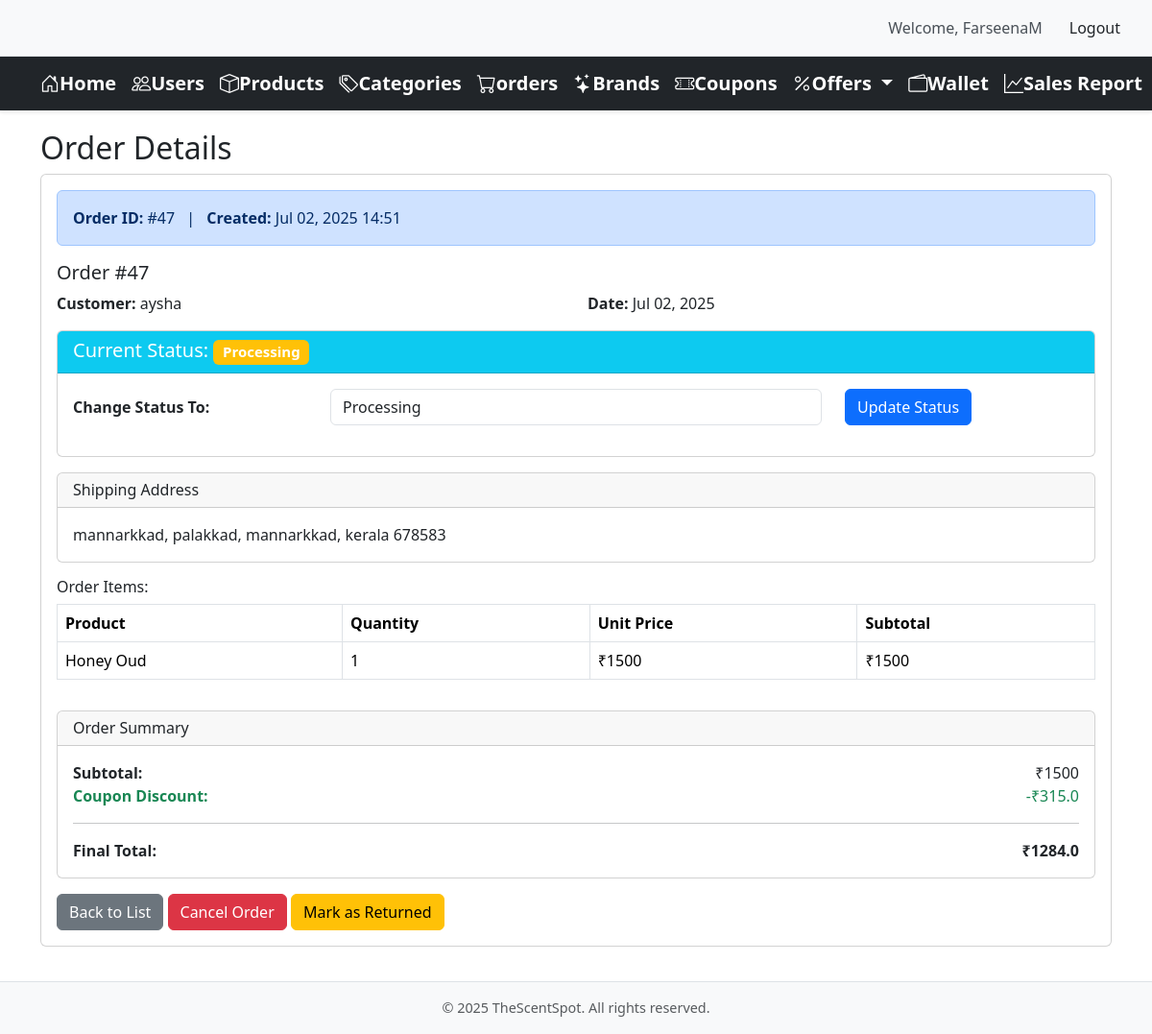
Screenshot of /adminhome/orders/47/ (signed in) with the database file from the repository.
### core/models/order.py (models this page shows, shortened)
class Order(models.Model):
    STATUS_CHOICES = [
        ('received', 'Received'),
        ('processing', 'Processing'),
        ('delivered', 'Delivered'),
        ('cancelled', 'Cancelled'),
        ('returned', 'Returned'),
    ]
    product = models.ForeignKey(Product, null = True, on_delete=models.CASCADE)
    customer = models.ForeignKey(Customer, null = True, on_delete=models.CASCADE)
    quantity = models.IntegerField(default=1)
    price = models.IntegerField(default=500)
    adress = models.CharField(max_length=50, default="", blank=True)
    phone = models.CharField(max_length=10, default="", blank=True)
    date = models.DateField(default=timezone.now)
    status = models.TextField(max_length=50, choices=STATUS_CHOICES, default="processing")
    rating = models.IntegerField(default=0, validators=[MinValueValidator(0),MaxValueValidator(5)])
    payment_id = models.CharField(max_length=100,null=True,blank=True)
    order_id = models.CharField(max_length=100,null=True,blank=True)
    coupon_discount = models.DecimalField(max_digits=10, decimal_places=2, default=0)
    created_at = models.DateTimeField(default=timezone.now)
    delivered_at = models.DateTimeField(null=True, blank=True)
    cancelled_at = models.DateTimeField(null=True, blank=True)
    cancel_reason = models.TextField(max_length=500, null=True, blank=True)

### core/models/customer.py (models this page shows, shortened)
class Customer(models.Model):
    first_name = models.CharField(max_length=50, null=True)
    last_name = models.CharField(max_length=50, null=True)
    email = models.EmailField(null=True)
    phone = models.CharField(max_length=10, null=True)
    gender = models.CharField(max_length=10, default="", null=True)
    password = models.CharField(max_length=150, null=True)
    created_at = models.DateTimeField(auto_now_add=True, null = True)
    referral_code = models.CharField(max_length=10, unique=True, null=True, blank=True)
    referred_by = models.ForeignKey('self', on_delete=models.SET_NULL, null=True, blank=True, related_name='referrals')

### core/models/product.py (models this page shows, shortened)
class Product(models.Model):
    name = models.CharField(max_length=50)
    price = models.IntegerField(default=0)
    description = models.CharField(max_length=2000, blank=True)
    image = models.ImageField(upload_to="images/")
    category = models.ForeignKey(Category, db_column='type2', on_delete=models.CASCADE)
    rating = models.IntegerField(default=1, validators=[MinValueValidator(0),MaxValueValidator(5)])
    brand = models.CharField(max_length=50, default="")
    gender = models.CharField(max_length=50, default="")
    size = models.CharField(max_length=50, default="")
    stock = models.IntegerField(default=0)

### adminoperations/views.py (the view)
# urls.py: path('adminhome/orders/<int:order_id>/', views.AdminOrderDetailView.as_view(), name='admin_order_details'),
class AdminOrderDetailView(StaffRequiredMixin, DetailView):
    model = Order
    template_name = 'adminoperations/admin_orderdetail.html'
    context_object_name = 'order'
    paginate_by = 10
    pk_url_kwarg = 'order_id'
    def get_queryset(self):
        return Order.objects.all().order_by('-created_at')  # Sort by newest first
    def get_context_data(self, **kwargs):
        context = super().get_context_data(**kwargs)
        order = self.get_object()
        order.subtotal = order.price * order.quantity
        try:
            order.discount = float(getattr(order, 'coupon_discount', 0))
        except:
            order.discount = 50.0  # Example: ₹50 discount for testing
        order.convenience_fee = 99
        order.final_total = order.subtotal - order.discount + order.convenience_fee
        context['order'] = order
        return context

### adminoperations/views.py (called while the page is built)
    def dispatch(self, request, *args, **kwargs):
        if not request.user.is_staff:
            messages.error(request, "You don't have permission to access this page.")
            return redirect('main')  # Redirect to main page if not staff
        return super().dispatch(request, *args, **kwargs)

### adminoperations/templates/adminoperations/admin_orderdetail.html (shortened to what this page needs)
{% extends 'adminoperations/admin_base.html' %}
{% block content %}
{% load custom_filters %}
<div class="container">
    <h2>Order Details</h2>
    {% if order %}
        <div class="card mb-3">
            <div class="card-body">
                <div class="alert alert-primary mb-3">
                    <div class="d-flex justify-content-between align-items-center">
                        <div>
                            <strong>Order ID:</strong> #{{ order.id }}
                            <span class="mx-2">|</span>
                            <strong>Created:</strong> {{ order.created_at|date:"M d, Y H:i" }}
                        </div>
                    </div>
                </div>
                <h5 class="card-title">Order #{{ order.id }}</h5>
                <div class="row">
                    <div class="col-md-6">
                        <p>
                            <strong>Customer:</strong>
                            {% if order.customer and order.customer.first_name %}
                                {{ order.customer.email }}
                            {% else %}
                                <span class="text-muted">No customer name</span>
                            {% endif %}
                        </p>
                    </div>
                    <div class="col-md-6">
                        <p>
                            <strong>Date:</strong>
                            {% if order.date %}
                                {{ order.date|date:"M d, Y" }}
                            {% else %}
                                <span class="text-muted">No date</span>
                            {% endif %}
                        </p>
                    </div>
                </div>
                <div class="row mb-3">
                    <div class="col-md-12">
                        <div class="card">
                            <div class="card-header bg-info text-white">
                                <div class="d-flex justify-content-between align-items-center">
                                    <h5 class="mb-0">Current Status:
                                        <span class="badge {% if order.status == 'received' %}bg-info{% elif order.status == 'processing' %}bg-warning{% elif order.status == 'delivered' %}bg-success{% elif order.status == 'cancelled' %}bg-danger{% elif order.status == 'returned' %}bg-secondary{% endif %} text-white">
                                            {{ order.status|title }}
                                        </span>
                                    </h5>
                                </div>
                            </div>
                            <div class="card-body">
                                {% if order.status == 'cancelled' or order.status == 'returned' %}
                                    <div class="alert alert-warning">
                                        <strong>Status cannot be changed:</strong> This order has been {{ order.status }} and cannot be modified.
                                    </div>
                                {% else %}
                                    <form method="POST" action="{% url 'update_order_status' order.id %}" id="statusForm">
                                        <div class="form-group row">
                                            <label class="col-sm-3 col-form-label"><strong>Change Status To:</strong></label>
                                            <div class="col-sm-6">
                                                <select name="status" class="form-control" id="orderStatus" onchange="document.getElementById('statusForm').submit();">
                                                    <option value="processing" {% if order.status == 'processing' %}selected{% endif %}>Processing</option>
                                                </select>
                                            </div>
                                            <div class="col-sm-3">
                                                <button type="submit" class="btn btn-primary">Update Status</button>
                                            </div>
                                        </div>
                                    </form>
                                {% endif %}
                            </div>
                        </div>
                    </div>
                </div>
                <div class="card mt-3">
                    <div class="card-header">
                        <h6 class="mb-0">Shipping Address</h6>
                    </div>
                    <div class="card-body">
                        {% if order.adress %}
                            <p class="mb-0">{{ order.adress }}</p>
                        {% else %}
                            <p class="text-muted mb-0">No address provided</p>
                        {% endif %}
                    </div>
                </div>
                <h6 class="mt-3">Order Items:</h6>
                <div class="table-responsive">
                    <table class="table table-bordered">
                        <thead class="thead-light">
                            <tr>
                                <th>Product</th>
                                <th>Quantity</th>
                                <th>Unit Price</th>
                                <th>Subtotal</th>
                            </tr>
                        </thead>
                        <tbody>
                            <tr>
                                <td>
                                    {% if order.product %}
                                        {{ order.product.name }}
                                    {% else %}
                                        <span class="text-muted">No product</span>
                                    {% endif %}
                                </td>
                                <td>{{ order.quantity }}</td>
                                <td>₹{{ order.price }}</td>
                                <td>₹{{ order.subtotal }}</td>
                            </tr>
                        </tbody>
                    </table>
                </div>
                <div class="card mt-3">
                    <div class="card-header">
                        <h6 class="mb-0">Order Summary</h6>
                    </div>
                    <div class="card-body">
                        <div class="row">
                            <div class="col-6"><strong>Subtotal:</strong></div>
                            <div class="col-6 text-end">₹{{ order.subtotal }}</div>
                        </div>
                        {% if order.discount > 0 %}
                        <div class="row text-success">
                            <div class="col-6"><strong>Coupon Discount:</strong></div>
                            <div class="col-6 text-end">-₹{{ order.discount }}</div>
                        </div>
                        {% endif %}
                        <hr>
                        <div class="row">
                            <div class="col-6"><strong>Final Total:</strong></div>
                            <div class="col-6 text-end"><strong>₹{{ order.final_total }}</strong></div>
                        </div>
                    </div>
                </div>
                <div class="mt-3">
                    <a href="{% url 'admin_order_list' %}" class="btn btn-secondary">Back to List</a>
                    <a href="{% url 'admin_order_cancel' order.id %}" class="btn btn-danger">Cancel Order</a>
                    <a href="{% url 'change_to_returned' order.id %}" class="btn btn-warning">Mark as Returned</a>
                </div>
            </div>
        </div>
    {% else %}
        <div class="alert alert-warning">
            <p>No order found in the system.</p>
        </div>
    {% endif %}
</div>
{% endblock %}

### adminoperations/templates/adminoperations/admin_base.html (shortened to what this page needs)
{% load static %}
{% block css%}
    <link href="{% static 'adminoperations/css/admin_base.css' %}" rel="stylesheet" type="text/css">
{% endblock %}
<!DOCTYPE html>
<html lang="en">
<head>
    <link href="https://cdn.jsdelivr.net/npm/bootstrap@5.3.2/dist/css/bootstrap.min.css"
          rel="stylesheet"
>
    <link rel="stylesheet"
          href="https://cdn.jsdelivr.net/npm/bootstrap-icons@1.11.1/font/bootstrap-icons.css">
</head>
<body>
    {% if user.is_authenticated and user.is_staff %}
    <div class="logout-section" background-color=" #f8f9fa", padding="10px 20px", display="flex", justify-content="flex-end", align-items= "center", border-bottom="1px solid #dee2e6">
        <span>Welcome, {{ user.username }}</span>
        <form method="post" action="{% url 'admin_logout' %}" class="logout-form" margin-right="15px",color= " #495057", font-weight= "500">
            <button type="submit" class="btn btn-logout" background-color=" #dc3545", color= "white", border= "none", padding= "5px 15px", border-radius= "4px", transition= "background-color 0.3s ease" >Logout</button>
        </form>
    </div>
    {% endif %}
    <nav class="navbar navbar-expand-lg navbar-dark bg-dark">
        <div class="container">
            <a class="navbar-brand" href="{% url 'admin_home' %}">
                <i class="bi bi-house-door"></i>Home</a>
            <a class="navbar-brand" href="{% url 'user_list' %}">
                <i class="bi bi-people"></i>Users</a>
            <a class="navbar-brand" href="{% url 'product_list' %}">
                <i class="bi bi-box"></i>Products</a>
            <a class="navbar-brand" href="{% url 'category_list' %}">
                <i class="bi bi-tags"></i>Categories</a>
            <a class="navbar-brand" href="{% url 'admin_order_list' %}">
                <i class="bi bi-cart"></i>orders</a>
            <a class="navbar-brand" href="{% url 'brand_list' %}">
                <i class="bi bi-stars"></i>Brands</a>
            <a class="navbar-brand" href="{% url 'coupon_list' %}">
                <i class="bi bi-ticket-perforated"></i>Coupons</a>
            <div class="dropdown d-inline">
                <a class="navbar-brand dropdown-toggle" href="#" role="button" id="offersDropdown" data-bs-toggle="dropdown" aria-expanded="false">
                    <i class="bi bi-percent"></i>Offers
                </a>
            </div>
            <a class="navbar-brand" href="{% url 'admin_wallet_list' %}">
                <i class="bi bi-wallet2"></i>Wallet</a>
            <a class="navbar-brand" href="{% url 'sales_report' %}">
                <i class="bi bi-graph-up"></i>Sales Report</a>
        </div>
    </nav>
    <main>
        {% block content %}
        {% endblock %}
    </main>
    <footer class="footer mt-auto py-3 bg-light">
        <div class="container text-center">
            <span class="text-muted">© {% now "Y" %} TheScentSpot. All rights reserved.</span>
        </div>
    </footer>
</body>
</html>

### adminoperations/static/adminoperations/css/admin_base.css (style rules this page uses)
body { min-height: 100vh; display: flex; flex-direction: column; }
main { flex: 1 0 auto; padding: 20px 0; }
.logout-section { background-color: #f8f9fa; padding: 10px 20px; display: flex; justify-content: flex-end; align-items: center; border-bottom: 1px solid #dee2e6; }
.logout-section span { margin-right: 15px; color: #495057; font-weight: 500; }
.logout-form { margin: 0; }
.btn-logout { background-color: #dc3545; color: white; border: none; padding: 5px 15px; border-radius: 4px; transition: background-color 0.3s ease; }
.navbar { padding: 1rem 0; box-shadow: 0 2px 4px rgba(0,0,0,0.1); }
.navbar-brand { font-size: 1.5rem; font-weight: bold; }
.alert { margin-bottom: 1rem; border: none; border-radius: 4px; }
.footer { background-color: #f8f9fa !important; border-top: 1px solid #dee2e6; padding: 1rem 0; }
.footer .text-muted { font-size: 0.9rem; }

### rows the page displays
Order: id "47", created_at "Jul 02, 2025 14:51", customer.email "aysha", date "Jul 02, 2025", status "Processing", adress "mannarkkad, palakkad, mannarkkad, kerala 678583", product.name "Honey Oud", quantity "1", price "1500", subtotal "1500", discount "315.0", final_total "1284.0"

### other values shown
{{ user.username }} "FarseenaM"
